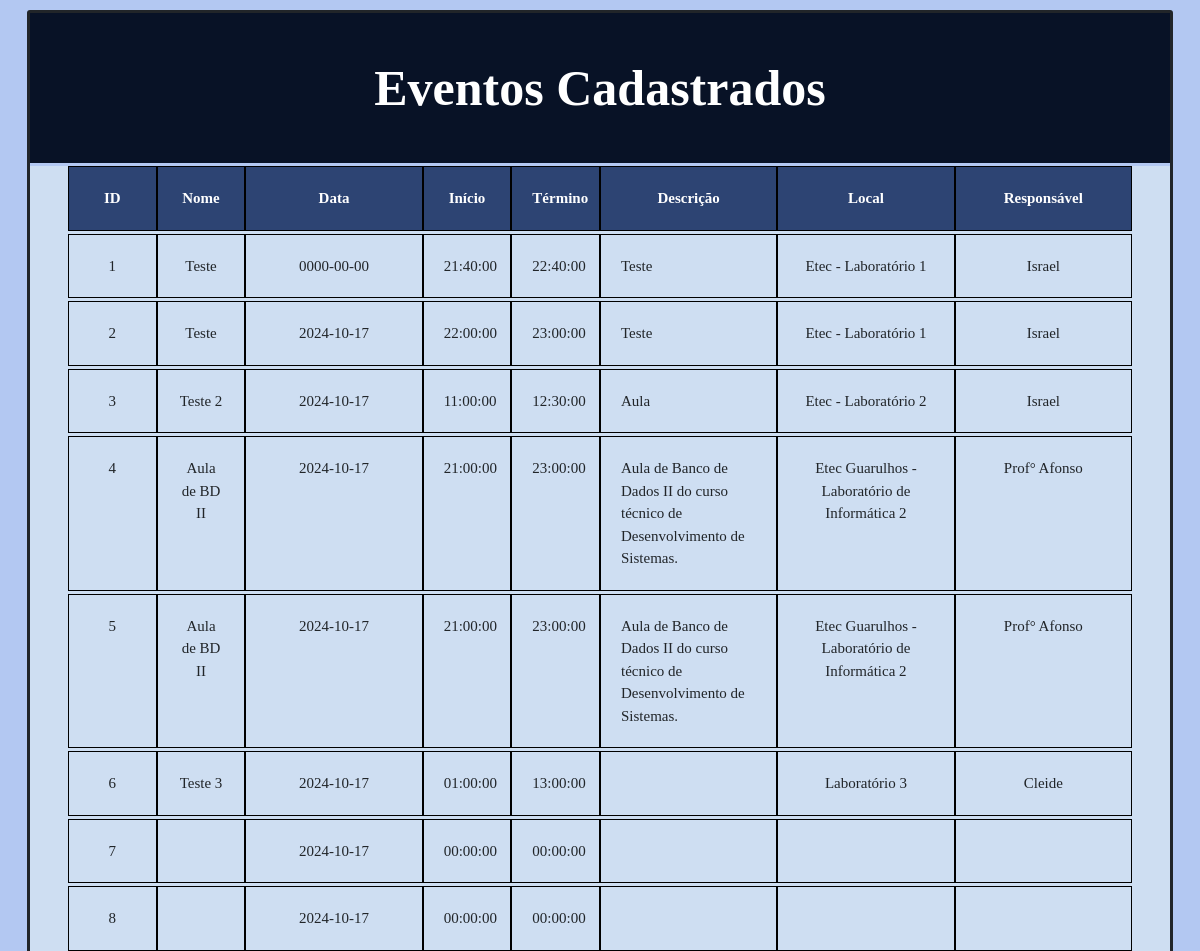
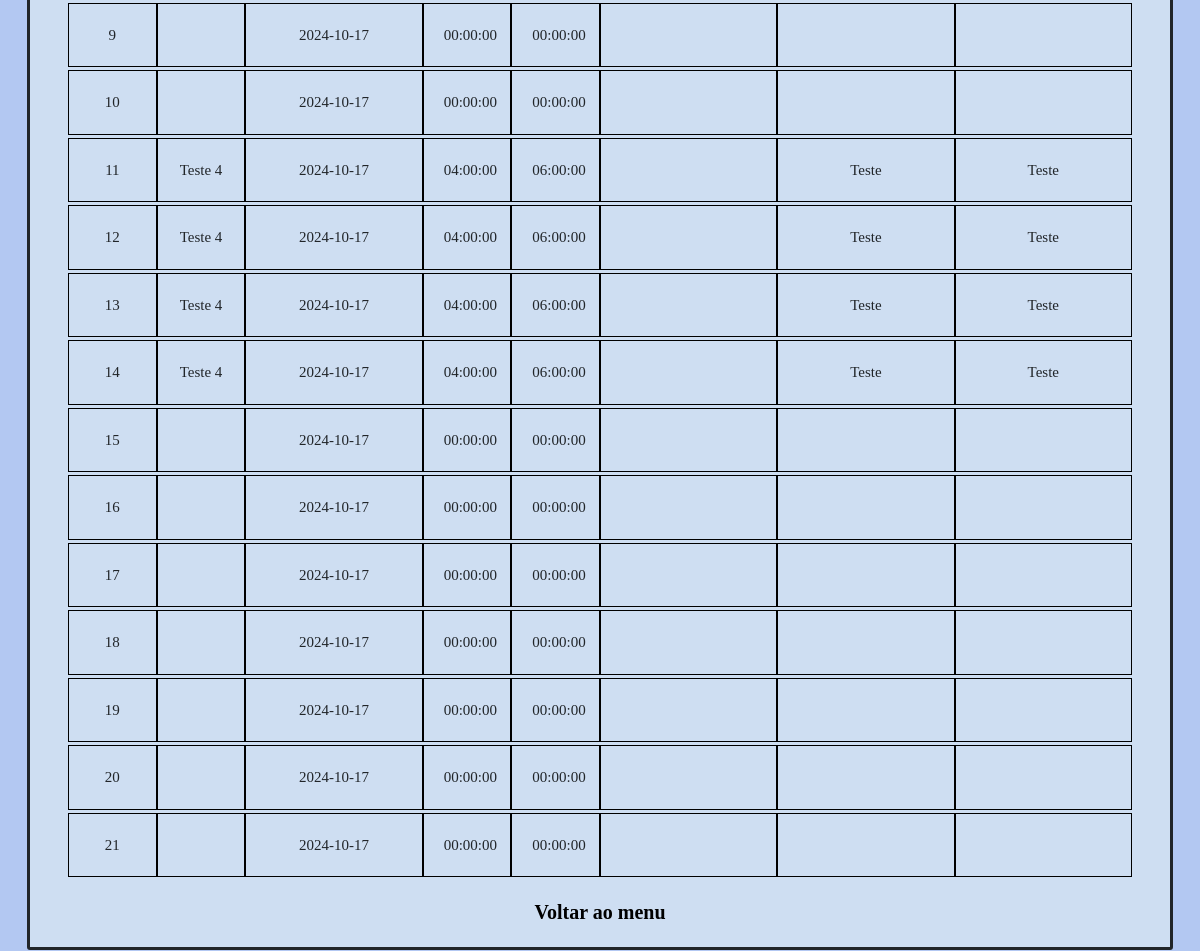
The app's page /listar.php with its own data (2 pictures, top to bottom).
### tables this page shows
CREATE TABLE `evento` (
  `id_evento` int(4) NOT NULL,
  `nome_evento` varchar(30) NOT NULL,
  `data_evento` date NOT NULL,
  `hora_inicio` time NOT NULL,
  `hora_fim` time NOT NULL,
  `descricao_evento` text DEFAULT NULL,
  `local_evento` varchar(60) DEFAULT NULL,
  `responsavel_evento` varchar(30) DEFAULT NULL
);

### listar.php (the view, shortened to what this page needs)
<html>
    <head>
        <link href="https://cdn.jsdelivr.net/npm/bootstrap@5.3.3/dist/css/bootstrap.min.css" rel="stylesheet">
        <link rel="stylesheet" href="style.css">
    </head>
    <body>
        <div class="main-container">
            <div class="container title-container">
                Eventos Cadastrados
            </div>
    </body>
</html>
<?php
    $host = 'localhost:3306';
    $user = 'root';
    $pass = '';
    $base = 'agenda';
    $conexao = mysqli_connect($host, $user, $pass, $base);
    $resultadoQueryMySQL = mysqli_query($conexao, "select * from evento;");
    echo "<div class='container table-container text-center'>";
    echo "<div class='row row-test title-row justify-content-center'>";
    echo "<div class='col-1 col-test'>ID</div>
    <div class='col-1 col-test'>Nome</div>
    <div class='col-2 col-test'>Data</div>
    <div class='col-1 col-test'>Início</div>
    <div class='col-1 col-test'>Término</div>
    <div class='col-2 col-test'>Descrição</div>
    <div class='col-2 col-test'>Local</div>
    <div class='col-2 col-test'>Responsável</div>";
    echo "</div>";
    while($escrever = mysqli_fetch_array($resultadoQueryMySQL)) {
        echo "<div class='row row-test justify-content-center'>";
        echo "<div class='col-1 col-test'>" . $escrever['id_evento'] . "</div>
        <div class='col-1 col-test'>" . $escrever['nome_evento'] . "</div>
        <div class='col-2 col-test'>" . $escrever['data_evento'] . "</div>
        <div class='col-1 col-test'>" . $escrever['hora_inicio'] . "</div>
        <div class='col-1 col-test'>" . $escrever['hora_fim'] . "</div>
        <div class='col-2 col-test text-start'>" . $escrever['descricao_evento'] . "</div>
        <div class='col-2 col-test'>" . $escrever['local_evento'] . "</div>
        <div class='col-2 col-test'>" . $escrever['responsavel_evento'] . "</div>";
        echo "</div>";
    }
    echo "<a class='home-a row justify-content-center' href='index.php'>Voltar ao menu</a>";
?>

### style.css (style rules this page uses)
body { font-family: Verdana; display: flex; align-items: center; justify-content: center; background-color: #B3C8F2; margin: 10px; }
.main-container { border-color: black; border: solid; border-radius: 3px; }
.title-container { display: flex; justify-content: center; align-items: center; font-size: 50px; font-weight: bolder; min-height: 150px; max-height: 300px; width: 100%; background-color: #081226; color: white; }
.table-container { width: 10000; background-color: #CEDEF2; padding-left: 50px; padding-right: 50px; font-size: 15px; }
.row-test { border-left: 0px; border-right: 0px; border-top: 1px; border-bottom: 1px; border-style: solid; margin-top: 3px; outline-offset: -10px; -moz-outline-radius: 10px; -webkit-outline-radius: 10px; border-color: black }
.title-row { font-weight: bold; background-color: #2D4473; color: white;; }
.col-test { border-left: 1px; border-right: 1px; border-top: 0px; border-bottom: 0px; border-style: solid; padding: 20px; outline-offset: -10px; -moz-outline-radius: 10px; -webkit-outline-radius: 10px; border-color: black }
.home-a { font-size: 20px; font-weight: bold; color: black; text-decoration: none; transition: 400ms; padding-top: 20px; padding-bottom: 20px; }

### records on screen
evento: id_evento "1", nome_evento "Teste", data_evento "0000-00-00", hora_inicio "21:40:00", hora_fim "22:40:00", descricao_evento "Teste", local_evento "Etec - Laboratório 1", responsavel_evento "Israel"
evento: id_evento "2", nome_evento "Teste", data_evento "2024-10-17", hora_inicio "22:00:00", hora_fim "23:00:00", descricao_evento "Teste", local_evento "Etec - Laboratório 1", responsavel_evento "Israel"
evento: id_evento "3", nome_evento "Teste 2", data_evento "2024-10-17", hora_inicio "11:00:00", hora_fim "12:30:00", descricao_evento "Aula", local_evento "Etec - Laboratório 2", responsavel_evento "Israel"
evento: id_evento "4", nome_evento "Aula de BD II", data_evento "2024-10-17", hora_inicio "21:00:00", hora_fim "23:00:00", descricao_evento "Aula de Banco de Dados II do curso técnico de Desenvolvimento de Sistemas.", local_evento "Etec Guarulhos - Laboratório de Informática 2", responsavel_evento "Prof° Afonso"
evento: id_evento "5", nome_evento "Aula de BD II", data_evento "2024-10-17", hora_inicio "21:00:00", hora_fim "23:00:00", descricao_evento "Aula de Banco de Dados II do curso técnico de Desenvolvimento de Sistemas.", local_evento "Etec Guarulhos - Laboratório de Informática 2", responsavel_evento "Prof° Afonso"
evento: id_evento "6", nome_evento "Teste 3", data_evento "2024-10-17", hora_inicio "01:00:00", hora_fim "13:00:00", local_evento "Laboratório 3", responsavel_evento "Cleide"
evento: id_evento "7", data_evento "2024-10-17", hora_inicio "00:00:00", hora_fim "00:00:00"
evento: id_evento "8", data_evento "2024-10-17", hora_inicio "00:00:00", hora_fim "00:00:00"
evento: id_evento "9", data_evento "2024-10-17", hora_inicio "00:00:00", hora_fim "00:00:00"
evento: id_evento "10", data_evento "2024-10-17", hora_inicio "00:00:00", hora_fim "00:00:00"
evento: id_evento "11", nome_evento "Teste 4", data_evento "2024-10-17", hora_inicio "04:00:00", hora_fim "06:00:00", local_evento "Teste", responsavel_evento "Teste"
evento: id_evento "12", nome_evento "Teste 4", data_evento "2024-10-17", hora_inicio "04:00:00", hora_fim "06:00:00", local_evento "Teste", responsavel_evento "Teste"
evento: id_evento "13", nome_evento "Teste 4", data_evento "2024-10-17", hora_inicio "04:00:00", hora_fim "06:00:00", local_evento "Teste", responsavel_evento "Teste"
evento: id_evento "14", nome_evento "Teste 4", data_evento "2024-10-17", hora_inicio "04:00:00", hora_fim "06:00:00", local_evento "Teste", responsavel_evento "Teste"
evento: id_evento "15", data_evento "2024-10-17", hora_inicio "00:00:00", hora_fim "00:00:00"
evento: id_evento "16", data_evento "2024-10-17", hora_inicio "00:00:00", hora_fim "00:00:00"
evento: id_evento "17", data_evento "2024-10-17", hora_inicio "00:00:00", hora_fim "00:00:00"
evento: id_evento "18", data_evento "2024-10-17", hora_inicio "00:00:00", hora_fim "00:00:00"
evento: id_evento "19", data_evento "2024-10-17", hora_inicio "00:00:00", hora_fim "00:00:00"
evento: id_evento "20", data_evento "2024-10-17", hora_inicio "00:00:00", hora_fim "00:00:00"
evento: id_evento "21", data_evento "2024-10-17", hora_inicio "00:00:00", hora_fim "00:00:00"
